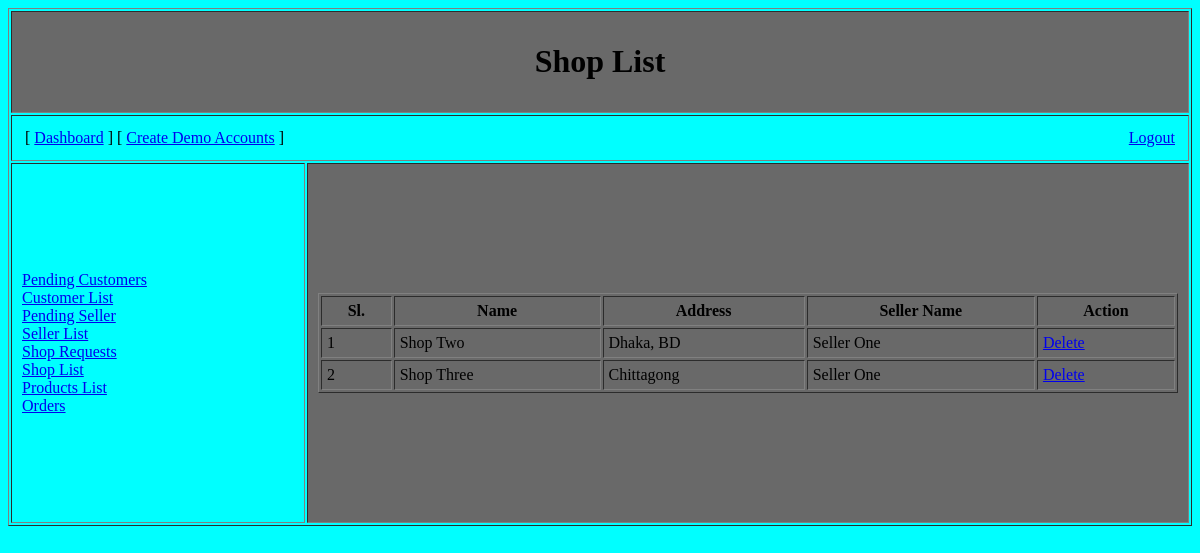
Screenshot of /shop_list.php (signed in) with the database file from the repository.
### tables this page shows
CREATE TABLE `shop` (
  `id` int(11) NOT NULL,
  `name` varchar(50) NOT NULL,
  `address` varchar(50) NOT NULL,
  `seller_id` int(11) NOT NULL,
  `approved` int(11) NOT NULL DEFAULT 0
);

CREATE TABLE `seller` (
  `id` int(11) NOT NULL,
  `email` varchar(50) NOT NULL,
  `password` varchar(50) NOT NULL,
  `name` varchar(50) NOT NULL,
  `phone` varchar(50) NOT NULL,
  `approved` int(11) NOT NULL DEFAULT 0,
  `disable` int(11) NOT NULL DEFAULT 0
);

### Models/DBconfig.php (called while the page is built, shortened)
<?php
$db_server = "localhost:3307";
$db_uname = "root";
$db_pass = "";
$db_name = "admin_panel";
function get($query)
{
	global $db_server, $db_uname, $db_pass, $db_name;
	$conn = mysqli_connect($db_server, $db_uname, $db_pass, $db_name);
	$data = array();
	if ($conn) {
		 $result= mysqli_query($conn, $query);
		 while($row=mysqli_fetch_assoc($result)){
		 	$data[]=$row;
		 }
	}
	return $data;
}
?>

### Models/modelFunction.php (called while the page is built, shortened)
<?php
function fetchSellers($conn, $userId=null, $pending=null)
{
	if ($userId) {
		$query = mysqli_query($conn, "SELECT * FROM seller WHERE id='$userId'");
		return mysqli_fetch_assoc($query);
	}
	$q1 = "SELECT * FROM seller where approved=1";
	return get($q1);
}
function fetchShops($conn, $shopId=null, $pending=null)
{
	$q1 = "SELECT * FROM shop where approved=1";
	return get($q1);
}

### shop_list.php (the view, shortened to what this page needs)
<?php
require_once 'Models/DBconfig.php';
require_once 'Models/modelFunction.php';
?>
<!DOCTYPE html>
<html>
<head>
</head>
<body bgcolor="aqua">
	<table border="1" width="100%" cellpadding="10">
		<tr>
			<td align="center" colspan="2" bgcolor="dimgray">
				<h1>
					Shop List
				</h1>
			</td>
		</tr>
		<tr>
			<td colspan="3">
				<?php include_once 'includes/topbar.php'; ?>
			</td>
		</tr>
		<tr height="360px">
			<td width="25%">
				<?php include_once 'includes/sidebar.php'; ?>
			</td>
			<td align="center" bgcolor="dimgray">
				<table width="100%" border="1" cellpadding="5" id="mainTable">
					<tr>
						<th>Sl.</th>
						<th>Name</th>
						<th>Address</th>
						<th>Seller Name</th>
						<th>Action</th>
					</tr>
				<?php
				$i=0;
				$shopDatas = fetchShops($conn);
				foreach ($shopDatas as $shopData) {
				?>
					<tr>
						<td><?=++$i?></td>
						<td><?=$shopData['name']?></td>
						<td><?=$shopData['address']?></td>
						<td><?=fetchSellers($conn, $shopData['seller_id'])['name']?></td>
						<td><a href="Controllers/shop.php?deleteId=<?=$shopData['id']?>&shopList=true">Delete</a></td>
					</tr>
				<?php } ?>
				</table>
			</td>
		</tr>
	</table>
</body>
</html>

### rows the page displays
shop: name "Shop Two", address "Dhaka, BD", seller.name "Seller One"
shop: name "Shop Three", address "Chittagong", seller.name "Seller One"
